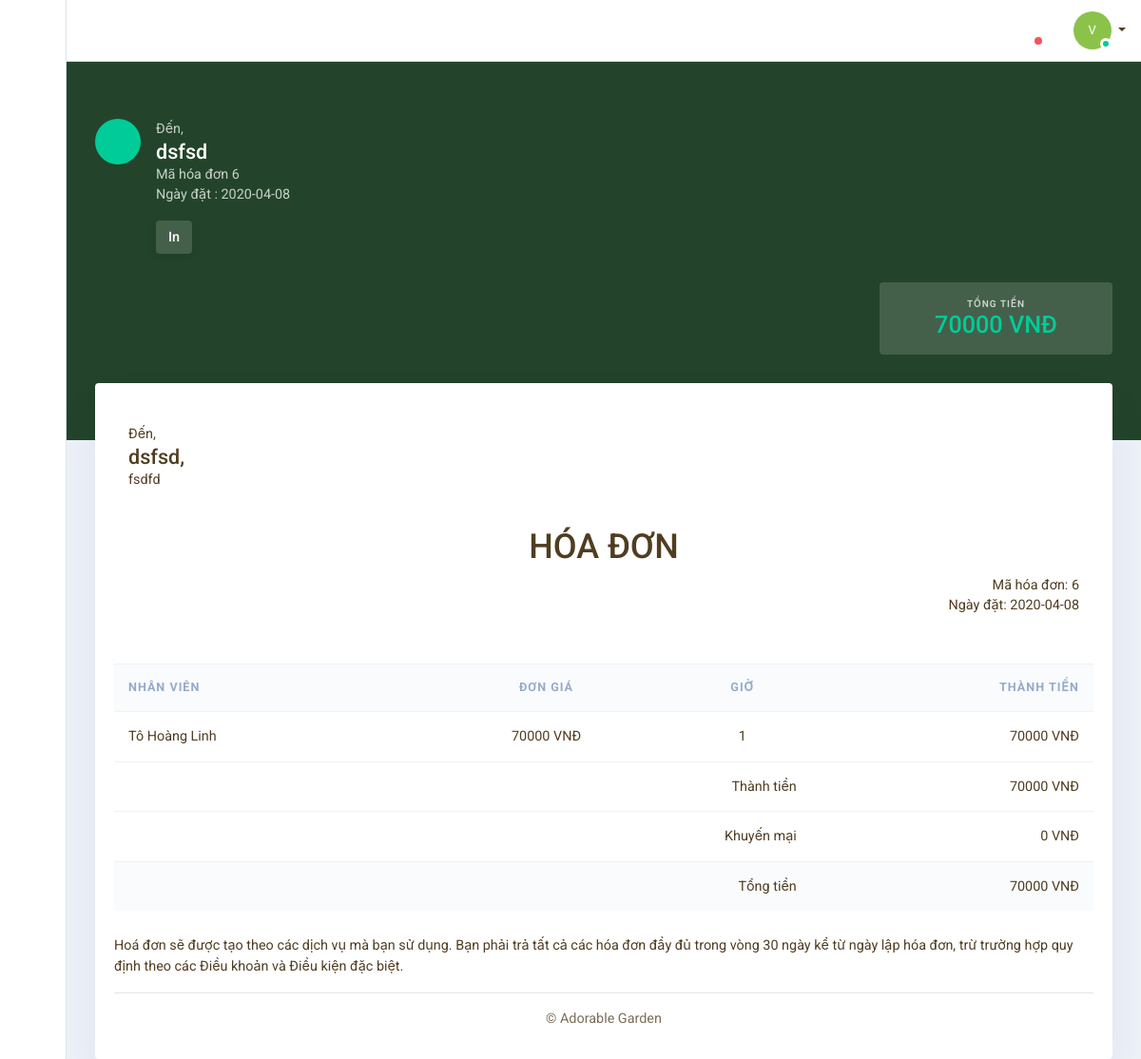
The app's page /admin/quan_tri_don_hang/hien_thi_don_hang_chi_tiet/6 with its own data.
### tables this page shows
CREATE TABLE `tbl_don_hang` (
  `id` int(11) NOT NULL,
  `id_kh` int(11) NOT NULL,
  `ngay_tao` timestamp NOT NULL DEFAULT current_timestamp(),
  `trang_thai` varchar(100) NOT NULL
);

CREATE TABLE `tbl_khach_hang` (
  `id` int(11) NOT NULL,
  `ten_kh` varchar(100) NOT NULL,
  `thanh_pho` varchar(100) DEFAULT NULL,
  `quan` varchar(100) DEFAULT NULL,
  `email` varchar(30) NOT NULL,
  `SDT` int(11) DEFAULT NULL,
  `ngay_tao` timestamp NULL DEFAULT current_timestamp(),
  `nguoi_tao` varchar(100) DEFAULT NULL,
  `ngay_sua` datetime DEFAULT NULL,
  `nguoi_sua` varchar(100) DEFAULT NULL,
  `anh_minh_hoa` text DEFAULT NULL,
  `ngaysinh` date NOT NULL,
  `gioi_tinh` varchar(50) NOT NULL
);

### application/controllers/admin/Quan_tri_don_hang.php (called while the page is built, shortened)
<?php
class Quan_tri_don_hang extends CI_Controller {
	public function hien_thi_don_hang_chi_tiet()
    {
    	$this->load->model('don_hang');
    	$this->load->helper('url');
    	$this->load->database();
    	$id = $this->uri->segment(4);
    	$data['don_hang_chi_tiet'] = $this->don_hang->lay_don_hang_theo_ID($id);
    	$this->load->view('admin/quan_tri_don_hang_chi_tiet', $data);
    }
}

### index.php (called while the page is built, shortened)
<?php
require_once BASEPATH.'core/CodeIgniter.php';

### application/models/don_hang.php (called while the page is built, shortened)
<?php
Class don_hang extends CI_Model {
	public function lay_don_hang_theo_ID($id)
        {
			$query = $this->db->query("
				SELECT tbl_khach_hang.email as email, tbl_don_hang.id as id, date(tbl_don_hang.ngay_tao) as ngay_tao, SUM(tbl_don_hang_chi_tiet.price) as tong_tien, tbl_don_hang.trang_thai, tbl_khach_hang.quan as quan, tbl_khach_hang.thanh_pho as thanh_pho, tbl_khach_hang.ten_kh as ten_kh, tbl_doi_ngu.name as ten_nv, tbl_don_hang_chi_tiet.price as don_gia, tbl_don_hang_chi_tiet.qty as so_luong, (tbl_don_hang_chi_tiet.qty * tbl_don_hang_chi_tiet.price) as thanh_tien
			FROM tbl_don_hang, tbl_khach_hang, tbl_don_hang_chi_tiet, tbl_doi_ngu
			WHERE tbl_don_hang.id_kh = tbl_khach_hang.id AND tbl_don_hang.id = tbl_don_hang_chi_tiet.ma_don AND tbl_don_hang_chi_tiet.id_nv = tbl_doi_ngu.id AND tbl_don_hang_chi_tiet.ma_don='".$id."'
			");
	        return  $query->row();
        }
}
;?>

### application/views/admin/quan_tri_don_hang_chi_tiet.php (the view, shortened to what this page needs)
<!DOCTYPE html>
<html lang="en">
<head>
<link rel='stylesheet' href='https://d33wubrfki0l68.cloudfront.net/css/478ccdc1892151837f9e7163badb055b8a1833a5/crisp/assets/vendor/pace/pace.css'/>
<link rel='stylesheet' type='text/css' href='https://d33wubrfki0l68.cloudfront.net/bundles/291bbeead57f19651f311362abe809b67adc3fb5.css'/>
<link rel='stylesheet' href='https://d33wubrfki0l68.cloudfront.net/bundles/30bc673ce76f73ecf02568498f6b139269f6e4c7.css'/>
<link rel='stylesheet' type='text/css' href='https://d33wubrfki0l68.cloudfront.net/css/548117a22d5d22545a0ab2dddf8940a2e32c04ed/default/assets/fonts/materialdesignicons/materialdesignicons.min.css'/>
<link rel='stylesheet' type='text/css' href='https://d33wubrfki0l68.cloudfront.net/css/0940f25997c8e50e65e95510b30245d116f639f0/light/assets/fonts/feather/feather-icons.css'/>
<link rel='stylesheet' type='text/css' href='<?=base_url();?>atmos.min.css'/>
</head>
<body class="page-home">
<aside class="admin-sidebar">
    <div class="admin-sidebar-brand">
        <div class="ml-auto">
        </div>
    </div>
    <div class="admin-sidebar-wrapper js-scrollbar">
        <ul class="menu">
                <ul class="sub-menu">
                    <li class="menu-item ">
                        <a href='trang_quan_tri.html' class=' menu-link'>
                                            <span class="menu-label">
                                                <span class="menu-name">Quản trị hệ thống</span>
                                            </span>
                            <span class="menu-icon">
                                            </span>
                        </a>
                    </li>
                    <li class="menu-item ">
                        <a href='quan_tri_tin_tuc.html' class=' menu-link'>
                                            <span class="menu-label">
                                                <span class="menu-name">Quản trị tin tức</span>
                                            </span>
                            <span class="menu-icon">
                                            </span>
                        </a>
                    </li>
                    <li class="menu-item">
                        <a href='quan_tri_doi_ngu.html' class=' menu-link'>
                                            <span class="menu-label">
                                                <span class="menu-name">Quản trị đội ngũ</span>
                                            </span>
                            <span class="menu-icon">
                                            </span>
                        </a>
                    </li>
                    <li class="menu-item">
                        <a href='quan_tri_phan_hoi.html' class=' menu-link'>
                                            <span class="menu-label">
                                                <span class="menu-name">Quản trị phản hồi</span>
                                            </span>
                            <span class="menu-icon">
                                            </span>
                        </a>
                    </li>
                    <li class="menu-item">
                        <a href='quan_tri_don_hang.html' class=' menu-link'>
                                            <span class="menu-label">
                                                <span class="menu-name">Quản trị đơn hàng</span>
                                            </span>
                            <span class="menu-icon">
                                            </span>
                        </a>
                    </li>
                    <li class="menu-item">
                        <a href='quan_tri_khach_hang.html' class=' menu-link'>
                                            <span class="menu-label">
                                                <span class="menu-name">Quản trị khách hàng</span>
                                            </span>
                            <span class="menu-icon">
                                            </span>
                        </a>
                    </li>
                </ul>
        </ul>
    </div>
</aside>
<main class="admin-main">
<header class="admin-header">
    <nav class=" mr-auto my-auto">
        <ul class="nav align-items-center">
            <li class="nav-item">
                <a class="nav-link" data-target="#siteSearchModal" data-toggle="modal" href="#">
                </a>
            </li>
        </ul>
    </nav>
    <nav class=" ml-auto">
        <ul class="nav align-items-center">
            <li class="nav-item">
                <div class="dropdown">
                    <a href="#" class="nav-link" data-toggle="dropdown" aria-haspopup="true" aria-expanded="false"> <i class="mdi mdi-24px mdi-bell-outline"></i>
                        <span class="notification-counter"></span>
                    </a>
                </div>
            </li>
            <li class="nav-item dropdown ">
                <a class="nav-link dropdown-toggle" href="#"   role="button" data-toggle="dropdown"
                   aria-haspopup="true" aria-expanded="false">
                    <div class="avatar avatar-sm avatar-online">
                        <span class="avatar-title rounded-circle bg-dark">V</span>
                    </div>
                </a>
            </li>
        </ul>
    </nav>
</header>
    <section class="admin-content ">
        <div class="bg-dark m-b-30">
            <div class="container">
                <div class="don_hang_chi_tiet p-b-60 p-t-60">
                    <div class="col-md-6 text-white p-b-30">
                        <div class="media">
                            <div class="avatar avatar mr-3">
                                <div class="avatar-title bg-success rounded-circle mdi mdi-receipt  ">
                                </div>
                            </div>
                            <div class="media-body">
                                <div class="opacity-75">Đến,</div>
                                <h4 class="m-b-0"><?=$don_hang_chi_tiet->ten_kh;?></h4>
                                <p class="opacity-75">
                                   Mã hóa đơn <?=$don_hang_chi_tiet->id;?> <br>
                                    Ngày đặt : <?=$don_hang_chi_tiet->ngay_tao;?>
                                </p>
                                <button class="btn btn-white-translucent" id="printDiv" >
                                    In</button>
                            </div>
                        </div>
                    </div>
                    <div class="col-md-3 text-center m-b-30 ml-auto">
                        <div class="rounded text-white bg-white-translucent">
                            <div class="p-all-15">
                                <div class="don_hang_chi_tiet">
                                    <div class="col-md-12">
                                        <div class="text-overline    opacity-75">Tổng tiền</div>
                                        <h3 class="m-0 text-success"><?=$don_hang_chi_tiet->tong_tien;?> VNĐ</h3>
                                    </div>
                                </div>
                            </div>
                        </div>
                    </div>
                </div>
            </div>
        </div>
        <div class="pull-up">
            <div class="container" id="printableArea">
                <div class="don_hang_chi_tiet"  >
                    <div class="col-md-12 m-b-40">
                        <div class="card">
                            <div class="card-body">
                                <div class="don_hang_chi_tiet">
                                    <div class="col-md-6">
                                        <address class="m-t-10">
                                            Đến,<br>
                                            <span class="h4 font-primary"> <?=$don_hang_chi_tiet->ten_kh;?>,</span> <br>
                                            <?=$don_hang_chi_tiet->quan;?> <br><?=$don_hang_chi_tiet->thanh_pho;?> <br>
                                        </address>
                                    </div>
                                    <div class="col-md-12 text-right my-auto">
                                        <h1 class="font-primary" style="text-align: center;">HÓA ĐƠN</h1>
                                        <div class="">Mã hóa đơn: <?=$don_hang_chi_tiet->id;?></div>
                                        <div class="">Ngày đặt: <?=$don_hang_chi_tiet->ngay_tao;?></div>
                                    </div>
                                </div>
                                <div class="table-responsive ">
                                    <table class="table m-t-50">
                                        <thead>
                                        <tr>
                                            <th class="">Nhân viên</th>
                                            <th class="text-center">Đơn giá</th>
                                            <th class="text-center">Giờ</th>
                                            <th class="text-right">Thành tiền</th>
                                        </tr>
                                        </thead>
                                        <tbody>
                                        <tr>
                                            <td class="">
                                                <p class="text-black m-0"><?php echo $don_hang_chi_tiet->ten_nv;?></p>
                                            </td>
                                            <td class="text-center"><?php echo $don_hang_chi_tiet->don_gia;?> VNĐ</td>
                                            <td class="text-center"><?php echo $don_hang_chi_tiet->so_luong;?></td>
                                            <td class="text-right"><?php echo $don_hang_chi_tiet->thanh_tien;?> VNĐ</td>
                                        </tr>
                                        <tr>
                                            <td colspan="3" class="text-right">
                                                Thành tiền
                                            </td>
                                            <td colspan="2" class="text-right">
                                                <?=$don_hang_chi_tiet->tong_tien;?> VNĐ
                                            </td>
                                        </tr>
                                        <tr>
                                            <td colspan="3" class="text-right">
                                                Khuyến mại
                                            </td>
                                            <td colspan="2" class="text-right">
                                                0 VNĐ
                                            </td>
                                        </tr>
                                        <tr class="bg-light">
                                            <td colspan="3" class="text-right">
                                                Tổng tiền
                                            </td>
                                            <td colspan="2" class="text-right">
                                                <?=$don_hang_chi_tiet->tong_tien;?> VNĐ
                                            </td>
                                        </tr>
                                        </tbody>
                                    </table>
                                </div>
                                <div class="p-t-10 p-b-20">
                                    <p class="text-muted ">
                                        Hoá đơn sẽ được tạo theo các dịch vụ mà bạn sử dụng. Bạn phải trả tất cả các hóa đơn đầy đủ trong vòng 30 ngày kể từ ngày lập hóa đơn, trừ trường hợp quy định theo các Điều khoản và Điều kiện đặc biệt.
                                    </p>
                                    <hr>
                                    <div class="text-center opacity-75">
                                        &copy; Adorable Garden
                                    </div>
                                </div>
                            </div>
                        </div>
                    </div>
                </div>
            </div>
        </div>
    </section>
</main>
</body>
</html>

### records on screen
tbl_don_hang: tbl_khach_hang.ten_kh "dsfsd", id "6", tbl_khach_hang.quan "fsdfd"

### other values on screen
$don_hang_chi_tiet->ngay_tao "2020-04-08"
$don_hang_chi_tiet->tong_tien "70000"
$don_hang_chi_tiet->ten_nv "Tô Hoàng Linh"
$don_hang_chi_tiet->don_gia "70000"
$don_hang_chi_tiet->so_luong "1"
$don_hang_chi_tiet->thanh_tien "70000"
